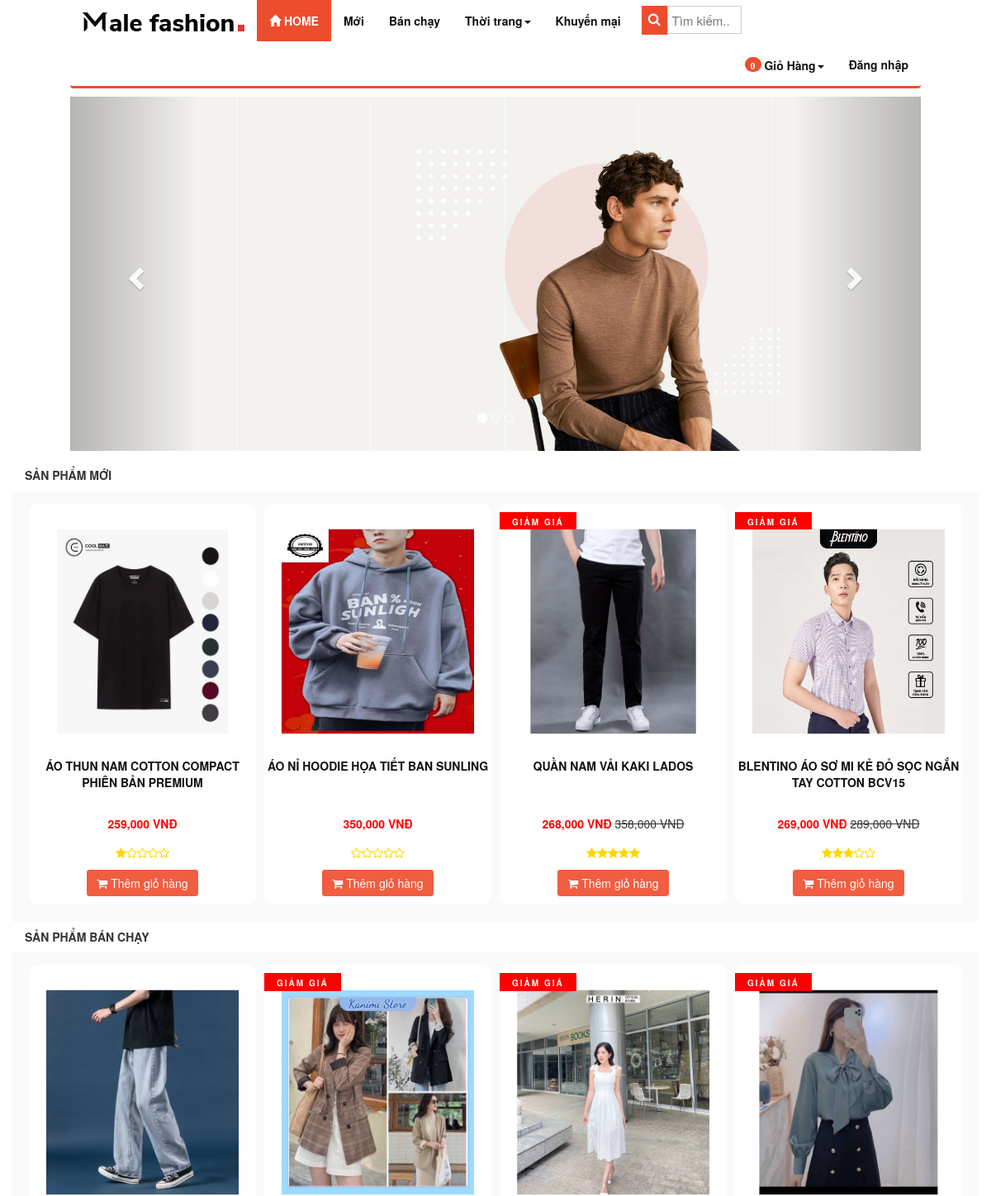
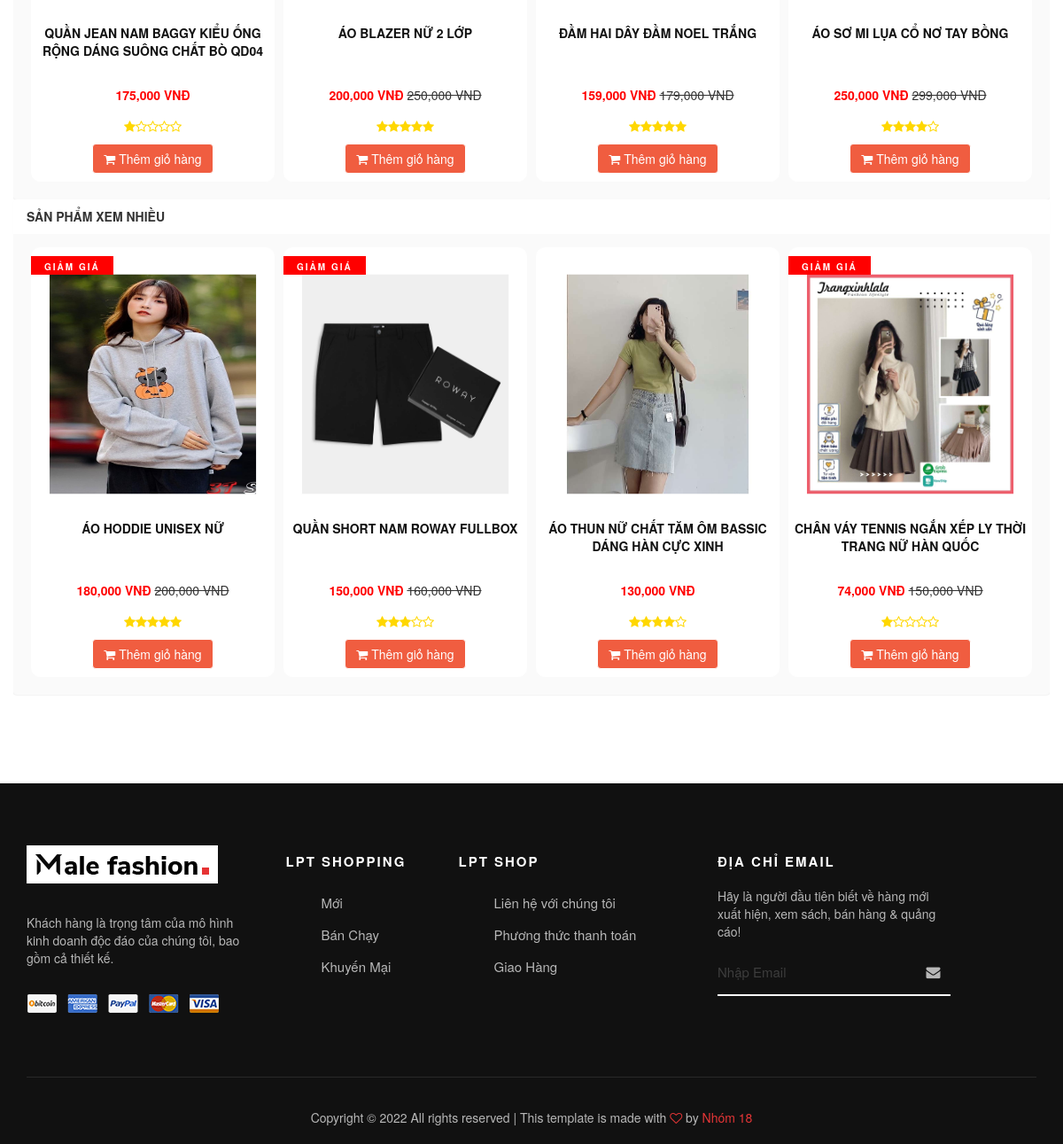
The page / on the database its author committed (2 pictures, top to bottom).
### tables this page shows
CREATE TABLE `slider` (
  `id` int(11) NOT NULL,
  `name` varchar(100) NOT NULL,
  `image_link` varchar(100) NOT NULL,
  `link` varchar(100) NOT NULL,
  `sort_order` int(11) NOT NULL,
  `created` datetime NOT NULL
);

CREATE TABLE `product` (
  `id` int(255) NOT NULL,
  `catalog_id` int(11) NOT NULL,
  `name` varchar(255) NOT NULL,
  `content` text NOT NULL,
  `price` decimal(15,2) NOT NULL DEFAULT 0.00,
  `discount` int(11) DEFAULT 0,
  `image_link` varchar(100) NOT NULL,
  `image_list` text NOT NULL,
  `view` int(11) NOT NULL DEFAULT 0,
  `buyed` int(255) NOT NULL,
  `rate_total` int(255) NOT NULL DEFAULT 4,
  `rate_count` int(255) NOT NULL DEFAULT 1,
  `created` int(11) NOT NULL
);

### application/controllers/Home.php (called while the page is built, shortened)
<?php
class Home extends MY_Controller {
	public function index()
	{
                $this->load->model('size_model');
		$this->load->model('slider_model');
                $this->load->model('sizedetail_model');
		$input = array();
		$input['order'] = array('sort_order', 'DESC');
		$slider = $this->slider_model->get_list($input);
		$this->data['slider']=$slider;
		$this->load->model('product_model');
		$input = array();
		$input['order'] = array('id', 'DESC');
		$input['limit'] = array('4','0');
		$new_product = $this->product_model->get_list($input);
		$this->data['new_product']=$new_product;
		$input['order'] = array('buyed', 'DESC');
		$input['limit'] = array('4','0');
		$hot_product = $this->product_model->get_list($input);
		$this->data['hot_product']=$hot_product;
		$input['order'] = array('view', 'DESC');
		$input['limit'] = array('4','0');
		$view_product = $this->product_model->get_list($input);
		$this->data['view_product']=$view_product;
		$this->data['temp']='site/home/index.php';
		$this->load->view('site/layout',$this->data);
	}
}

### index.php (called while the page is built, shortened)
<?php
require_once BASEPATH.'core/CodeIgniter.php';

### application/core/MY_Model.php (called while the page is built, shortened)
<?php if ( ! defined('BASEPATH')) exit('No direct script access allowed');
class MY_Model extends CI_Model {
    var $table = '';
    var $key = 'id';
    var $order = '';
    function query2($sql){
        $rows = $this->db->query($sql);
        return $rows->row();
    }
    function get_list($input = array())
    {
        $query = $this->db->get($this->table);
        return $query->result();
    }
    protected function get_list_set_input($input = array())
    {
        if ((isset($input['where'])) && $input['where'])
        {
            $this->db->where($input['where']);
        }
        if (isset($input['order'][0]) && isset($input['order'][1]))
        {
            $this->db->order_by($input['order'][0], $input['order'][1]);
        }
        else
        {
            $order = ($this->order == '') ? array($this->table.'.'.$this->key, 'desc') : $this->order;
            $this->db->order_by($order[0], $order[1]);
        }
        if (isset($input['limit'][0]) && isset($input['limit'][1]))
        {
            $this->db->limit($input['limit'][0], $input['limit'][1]);
        }
    }
}
?>

### application/helpers/common_helper.php (called while the page is built, shortened)
<?php
	function covert_vi_to_en($str)
	{
	    $unicode = array(
			'a'=>'á|à|ả|ã|ạ|ă|ắ|ặ|ằ|ẳ|ẵ|â|ấ|ầ|ẩ|ẫ|ậ',
			'd'=>'đ',
			'e'=>'é|è|ẻ|ẽ|ẹ|ê|ế|ề|ể|ễ|ệ',
			'i'=>'í|ì|ỉ|ĩ|ị',
			'o'=>'ó|ò|ỏ|õ|ọ|ô|ố|ồ|ổ|ỗ|ộ|ơ|ớ|ờ|ở|ỡ|ợ',
			'u'=>'ú|ù|ủ|ũ|ụ|ư|ứ|ừ|ử|ữ|ự',
			'y'=>'ý|ỳ|ỷ|ỹ|ỵ',
			'A'=>'Á|À|Ả|Ã|Ạ|Ă|Ắ|Ặ|Ằ|Ẳ|Ẵ|Â|Ấ|Ầ|Ẩ|Ẫ|Ậ',
			'D'=>'Đ',
			'E'=>'É|È|Ẻ|Ẽ|Ẹ|Ê|Ế|Ề|Ể|Ễ|Ệ',
			'I'=>'Í|Ì|Ỉ|Ĩ|Ị',
			'O'=>'Ó|Ò|Ỏ|Õ|Ọ|Ô|Ố|Ồ|Ổ|Ỗ|Ộ|Ơ|Ớ|Ờ|Ở|Ỡ|Ợ',
			'U'=>'Ú|Ù|Ủ|Ũ|Ụ|Ư|Ứ|Ừ|Ử|Ữ|Ự',
			'Y'=>'Ý|Ỳ|Ỷ|Ỹ|Ỵ',
			);
		foreach($unicode as $nonUnicode=>$uni) $str = preg_replace("/($uni)/i",$nonUnicode,$str);
		$str = trim($str);
		$str = str_replace(' ', '-', $str);
		$str = str_replace(',', '', $str);
		return $str;
	}
?>

### application/views/site/home/index.php (the view, shortened to what this page needs)
<div class="row" style="margin-top: 10px">
    <div class="panel panel-info">
        <div class="panel-heading">
            <h3 class="panel-title text-left"><a href="<?php echo base_url('product/news'); ?>" class='product_title'>Sản phẩm mới </a></h3>
        </div>
        <div class="panel-body">
            <div class="col-xs-12 col-sm-12 col-md-12 col-lg-12 clearpadding">
                    <?php
                    foreach ($new_product as $value) {
                        $name = covert_vi_to_en($value->name);
                        $name = strtolower($name);
                        ?>
                        <div class="col-xs-12 col-sm-6 col-md-3 col-lg-3 re-padding">
                            <div class="product_item">
                                <div class="product-image">
                                    <a href="<?php echo base_url($name . '-p' . $value->id); ?>"><img src="<?php echo base_url(); ?>upload/product/<?php echo $value->image_link; ?>" alt="" class=""></a>
                                </div>
                                <p class="product_name" ><a href="<?php echo base_url($name . '-p' . $value->id); ?>" ><?php echo $value->name; ?></a></p>
                                <?php
                                if ($value->discount > 0) {
                                    $new_price = $value->price - $value->discount;
                                    ?>
                                    <p><span class='price text-right'><?php echo number_format($new_price); ?> VNĐ</span> <del class="product-discount"><?php echo number_format($value->price); ?> VNĐ</del></p>
                                <?php } else { ?>
                                    <p><span class='price text-right'><?php echo number_format($value->price); ?> VNĐ</span></p>
                                <?php } ?>
                                <?php
                                if ($value->discount != 0)
                                    echo '<span class="label_pro">Giảm giá</span>';
                                ?>
                                <p>
                                    <?php $raty_tb = round($value->rate_total / $value->rate_count); ?>
                                    <?php
                                    $i2 = 1;
                                    for ($i2; $i2 <= $raty_tb; $i2++) {
                                        echo '<i class="fa fa-star" style="color:gold"></i>';
                                    }
                                    $i3 = 1;
                                    for ($i3; $i3 <= (5 - $raty_tb); $i3++) {
                                        echo '<i class="fa fa-star-o" style="color: gold"></i>';
                                    }
                                    ?>
                                </p>
                                <?php
                                $query_count = 'SELECT SUM(quantity) As totalproduct FROM sizedetail WHERE product_id = ' . $value->id;
                                $result = $this->sizedetail_model->query2($query_count);
                                $sl = $result->totalproduct;
                                if ($sl > 0) {
                                    ?>
                                    <a href="<?php echo base_url('cart/add/' . $value->id); ?>"><button class='btn btn-info'><span class="fa fa-shopping-cart" aria-hidden="true"></span> Thêm giỏ hàng</button></a>
                                <?php } else { ?>
                                    <a style="pointer-events: none;"><button style="pointer-events: none;background-color: #333;border: none " class='btn btn-info'>Hết hàng</button></a>
                                <?php } ?>
                            </div>
                        </div>
                    <?php } ?>
                </div>
        </div>
    </div>
</div>
<div class="row">
    <div class="panel panel-info">
        <div class="panel-heading">
            <h3 class="panel-title text-left"><a href="<?php echo base_url('ban-chay'); ?>" class='product_title'>Sản phẩm bán chạy</a></h3>
        </div>
        <div class="panel-body">
            <div class="col-xs-12 col-sm-12 col-md-12 col-lg-12 clearpadding">
                    <?php
                    foreach ($hot_product as $value) {
                        $name = covert_vi_to_en($value->name);
                        $name = strtolower($name);
                        ?>
                        <div class="col-xs-12 col-sm-6 col-md-3 col-lg-3 re-padding">
                            <div class="product_item">
                                <div class="product-image">
                                    <a href="<?php echo base_url($name . '-p' . $value->id); ?>"><img src="<?php echo base_url(); ?>upload/product/<?php echo $value->image_link; ?>" alt="" class=""></a>
                                </div>
                                <p class="product_name" ><a href="<?php echo base_url($name . '-p' . $value->id); ?>" ><?php echo $value->name; ?></a></p>
                                <?php
                                if ($value->discount > 0) {
                                    $new_price = $value->price - $value->discount;
                                    ?>
                                    <p><span class='price text-right'><?php echo number_format($new_price); ?> VNĐ</span> <del class="product-discount"><?php echo number_format($value->price); ?> VNĐ</del></p>
                                <?php } else { ?>
                                    <p><span class='price text-right'><?php echo number_format($value->price); ?> VNĐ</span></p>
                                <?php } ?>
                                <?php
                                if ($value->discount != 0)
                                    echo '<span class="label_pro">Giảm giá</span>';
                                ?>
                                <p>
                                    <?php $raty_tb = round($value->rate_total / $value->rate_count); ?>
                                    <?php
                                    $i2 = 1;
                                    for ($i2; $i2 <= $raty_tb; $i2++) {
                                        echo '<i class="fa fa-star" style="color:gold"></i>';
                                    }
                                    $i3 = 1;
                                    for ($i3; $i3 <= (5 - $raty_tb); $i3++) {
                                        echo '<i class="fa fa-star-o" style="color: gold"></i>';
                                    }
                                    ?>
                                </p>
                                <?php
                                $query_count = 'SELECT SUM(quantity) As totalproduct FROM sizedetail WHERE product_id = ' . $value->id;
                                $result = $this->sizedetail_model->query2($query_count);
                                $sl = $result->totalproduct;
                                if ($sl > 0) {
                                    ?>
                                    <a href="<?php echo base_url('cart/add/' . $value->id); ?>"><button class='btn btn-info'><span class="fa fa-shopping-cart" aria-hidden="true"></span> Thêm giỏ hàng</button></a>
                                <?php } else { ?>
                                    <a style="pointer-events: none;"><button style="pointer-events: none;background-color: #333;border: none " class='btn btn-info'>Hết hàng</button></a>
                                <?php } ?>
                            </div>
                        </div>
                    <?php } ?>
                </div>
        </div>
    </div>
</div>
<div class="row">
    <div class="panel panel-info">
        <div class="panel-heading">
            <h3 class="panel-title text-left"><a href="<?php echo base_url('product/views'); ?>" class='product_title'>Sản phẩm xem nhiều</a></h3>
        </div>
        <div class="panel-body">
            <div class="col-xs-12 col-sm-12 col-md-12 col-lg-12 clearpadding">
                    <?php
                    foreach ($view_product as $value) {
                        $name = covert_vi_to_en($value->name);
                        $name = strtolower($name);
                        ?>
                        <div class="col-xs-12 col-sm-6 col-md-3 col-lg-3 re-padding">
                            <div class="product_item">
                                <div class="product-image">
                                    <a href="<?php echo base_url($name . '-p' . $value->id); ?>"><img src="<?php echo base_url(); ?>upload/product/<?php echo $value->image_link; ?>" alt="" class=""></a>
                                </div>
                                <p class="product_name" ><a href="<?php echo base_url($name . '-p' . $value->id); ?>" ><?php echo $value->name; ?></a></p>
                                <?php
                                if ($value->discount > 0) {
                                    $new_price = $value->price - $value->discount;
                                    ?>
                                    <p><span class='price text-right'><?php echo number_format($new_price); ?> VNĐ</span> <del class="product-discount"><?php echo number_format($value->price); ?> VNĐ</del></p>
                                <?php } else { ?>
                                    <p><span class='price text-right'><?php echo number_format($value->price); ?> VNĐ</span></p>
                                <?php } ?>
                                <?php
                                if ($value->discount != 0)
                                    echo '<span class="label_pro">Giảm giá</span>';
                                ?>
                                <p>
                                    <?php $raty_tb = round($value->rate_total / $value->rate_count); ?>
                                    <?php
                                    $i2 = 1;
                                    for ($i2; $i2 <= $raty_tb; $i2++) {
                                        echo '<i class="fa fa-star" style="color:gold"></i>';
                                    }
                                    $i3 = 1;
                                    for ($i3; $i3 <= (5 - $raty_tb); $i3++) {
                                        echo '<i class="fa fa-star-o" style="color: gold"></i>';
                                    }
                                    ?>
                                </p>
                                <?php
                                $query_count = 'SELECT SUM(quantity) As totalproduct FROM sizedetail WHERE product_id = ' . $value->id;
                                $result = $this->sizedetail_model->query2($query_count);
                                $sl = $result->totalproduct;
                                if ($sl > 0) {
                                    ?>
                                    <a href="<?php echo base_url('cart/add/' . $value->id); ?>"><button class='btn btn-info'><span class="fa fa-shopping-cart" aria-hidden="true"></span> Thêm giỏ hàng</button></a>
                                <?php } else { ?>
                                    <a style="pointer-events: none;"><button style="pointer-events: none;background-color: #333;border: none " class='btn btn-info'>Hết hàng</button></a>
                                <?php } ?>
                            </div>
                        </div>
                    <?php } ?>
                </div>
        </div>
    </div>
</div>

### application/views/site/slider.php (shortened to what this page needs)
<div class="row">
			<div id="carousel-example-generic" class="carousel slide" data-ride="carousel">
			  <ol class="carousel-indicators">
			    <li data-target="#carousel-example-generic" data-slide-to="0" class="active"></li>
			    <li data-target="#carousel-example-generic" data-slide-to="1"></li>
			    <li data-target="#carousel-example-generic" data-slide-to="2"></li>
			  </ol>
			  <div class="carousel-inner" role="listbox">
			  <?php foreach ($slider as  $value) { ?>
			  	<div class="item <?php if($value->sort_order=='1') echo 'active'; ?>">
			      <a href="<?php echo $value->link; ?>"><img src="<?php echo base_url(); ?>/upload/slider/<?php echo $value->image_link; ?>" alt="..."></a>
			      <div class="carousel-caption">
			      </div>
			    </div>
			  <?php } ?>
			  </div>
			  <a class="left carousel-control" href="#carousel-example-generic" role="button" data-slide="prev">
			    <span class="glyphicon glyphicon-chevron-left" aria-hidden="true"></span>
			  </a>
			  <a class="right carousel-control" href="#carousel-example-generic" role="button" data-slide="next">
			    <span class="glyphicon glyphicon-chevron-right" aria-hidden="true"></span>
			  </a>
		   </div>
		</div>

### rows shown on the page
slider: image_link (picture)
product: image_link (picture), name "ÁO THUN NAM COTTON COMPACT PHIÊN BẢN PREMIUM", price "259,000"
product: image_link (picture), name "ÁO NỈ HOODIE HỌA TIẾT BAN SUNLING", price "350,000", rate_total 5 (drawn)
product: image_link (picture), name "QUẦN NAM VẢI KAKI LADOS", new_price "268,000", price "358,000", shows "GIẢM GIÁ"
product: image_link (picture), name "BLENTINO ÁO SƠ MI KẺ ĐỎ SỌC NGẮN TAY COTTON BCV15", new_price "269,000", price "289,000", shows "GIẢM GIÁ", rate_count 2 (drawn)
product: image_link (picture), name "QUẦN JEAN NAM BAGGY KIỂU ỐNG RỘNG DÁNG SUÔNG CHẤT BÒ QD04", price "175,000"
product: image_link (picture), name "ÁO BLAZER NỮ 2 LỚP", new_price "200,000", price "250,000", shows "GIẢM GIÁ"
product: image_link (picture), name "ĐẦM HAI DÂY ĐẦM NOEL TRẮNG", new_price "159,000", price "179,000", shows "GIẢM GIÁ"
product: image_link (picture), name "ÁO SƠ MI LỤA CỔ NƠ TAY BỒNG", new_price "250,000", price "299,000", shows "GIẢM GIÁ", rate_total 4 (drawn)
product: image_link (picture), name "ÁO HODDIE UNISEX NỮ", new_price "180,000", price "200,000", shows "GIẢM GIÁ"
product: image_link (picture), name "QUẦN SHORT NAM ROWAY FULLBOX", new_price "150,000", price "160,000", shows "GIẢM GIÁ", rate_count 2 (drawn)
product: image_link (picture), name "ÁO THUN NỮ CHẤT TĂM ÔM BASSIC DÁNG HÀN CỰC XINH", price "130,000", rate_total 4 (drawn)
product: image_link (picture), name "CHÂN VÁY TENNIS NGẮN XẾP LY THỜI TRANG NỮ HÀN QUỐC", new_price "74,000", price "150,000", shows "GIẢM GIÁ"

### other values the page prints
$total_items "0"
